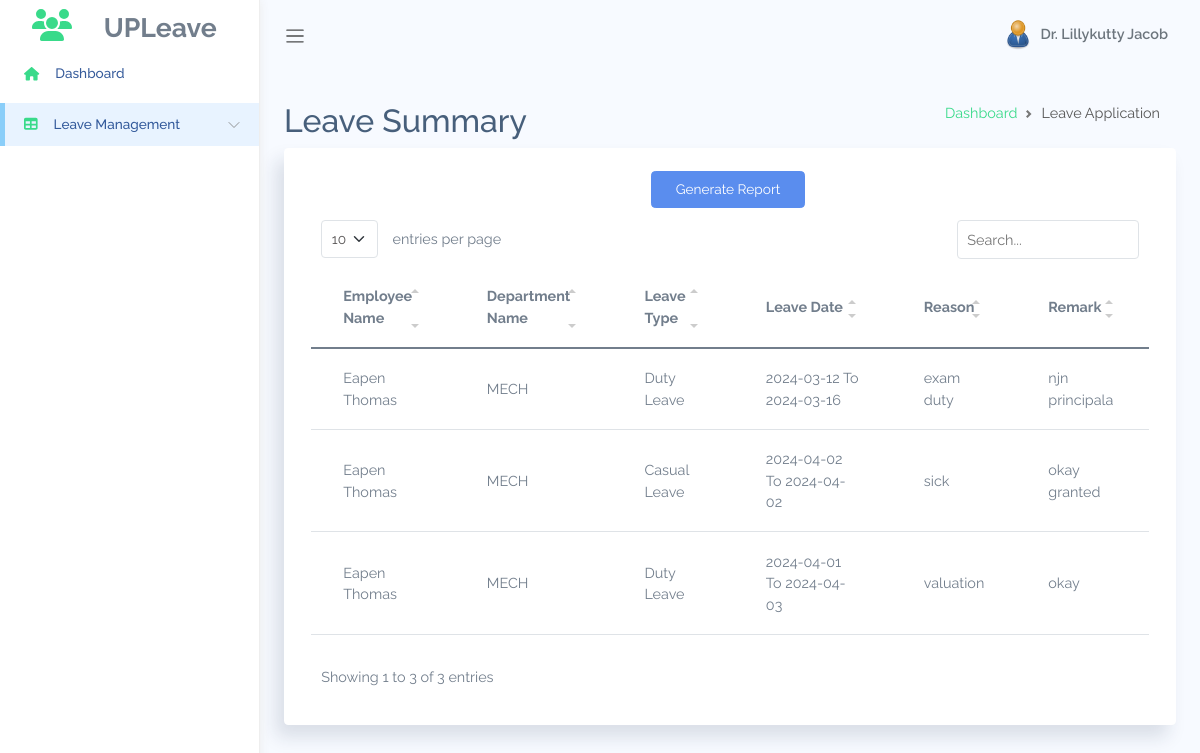
/pall_leave.php (signed in), run on the app's committed database.
### tables this page shows
CREATE TABLE `tbl_approval` (
  `a_id` int(11) NOT NULL,
  `emp_id` int(11) DEFAULT NULL,
  `l_id` int(11) DEFAULT NULL,
  `st_date` date DEFAULT NULL,
  `to_date` date DEFAULT NULL,
  `reason` varchar(100) NOT NULL,
  `status` int(3) DEFAULT NULL,
  `daydiff` float NOT NULL,
  `appliedtime` varchar(30) NOT NULL,
  `remark` varchar(150) NOT NULL,
  `document` longblob NOT NULL
);

CREATE TABLE `tbl_employee` (
  `emp_id` int(11) DEFAULT NULL,
  `empname` varchar(40) DEFAULT NULL,
  `email` varchar(40) DEFAULT NULL,
  `phone` varchar(15) DEFAULT NULL,
  `doj` date DEFAULT NULL,
  `status` tinyint(1) DEFAULT NULL,
  `dept_id` int(11) DEFAULT NULL,
  `post_id` int(11) DEFAULT NULL
);

CREATE TABLE `tbl_department` (
  `dept_id` int(11) NOT NULL,
  `deptname` varchar(30) DEFAULT NULL
);

CREATE TABLE `tbl_leavetype` (
  `l_id` int(11) NOT NULL,
  `leavetype` varchar(30) DEFAULT NULL,
  `description` varchar(100) DEFAULT NULL,
  `totalleave` int(11) DEFAULT NULL
);

### pall_leave.php (the view, shortened to what this page needs)
<?php
include 'conn.php';
 $x=$_SESSION['name'];
?>
<!DOCTYPE html>
<html lang="en">
<head>
    <link rel="stylesheet" href="assets/css/bootstrap.css">
    <link rel="stylesheet" href="assets/vendors/simple-datatables/style.css">
    <link rel="stylesheet" href="assets/vendors/perfect-scrollbar/perfect-scrollbar.css">
    <link rel="stylesheet" href="assets/css/app.css">
</head>
<body>
    <div id="app">
        <div id="sidebar" class='active'>
            <div class="sidebar-wrapper active">
                <div class="sidebar-header" style="height: 50px;margin-top: -30px">
                    <i class="fa fa-users text-success me-4"></i>
                    <span id="span01" style="font-size: smaller;">UPLeave</span>
                </div>
                <div class="sidebar-menu">
                    <ul class="menu">
                        <li class="sidebar-item ">
                            <a href="principal.php" class='sidebar-link'>
                                <i class="fa fa-home text-success"></i>
                                <span>Dashboard</span>
                            </a>
                        </li>
                        <li class="sidebar-item active has-sub">
                            <a href="#" class='sidebar-link'>
                                <i class="fa fa-table text-success"></i>
                                <span>Leave Management</span>
                            </a>
                        </li>
                    </ul>
                </div>
            </div>
        </div>
        <div id="main">
            <nav class="navbar navbar-header navbar-expand navbar-light">
                <a class="sidebar-toggler" href="#"><span class="navbar-toggler-icon"></span></a>
                <div class="collapse navbar-collapse" id="navbarSupportedContent">
                    <ul class="navbar-nav d-flex align-items-center navbar-light ms-auto">
                        <li class="dropdown nav-icon">
                            <a href="#" data-bs-toggle="dropdown"
                                class="nav-link  dropdown-toggle nav-link-lg nav-link-user">
                            </a>
                        </li>
                        <li class="dropdown">
                            <a href="#" data-bs-toggle="dropdown"
                                class="nav-link dropdown-toggle nav-link-lg nav-link-user">
                                <div class="avatar me-1">
                                    <img src="assets/images/admin.png" alt="" srcset="">
                                </div>
                                <div class="d-none d-md-block d-lg-inline-block"><?php echo $x; ?></div>
                            </a>
                        </li>
                    </ul>
                </div>
            </nav>
            <div class="main-content container-fluid">
                <div class="page-title">
                    <div class="row">
                        <div class="col-12 col-md-6 order-md-1 order-last">
                            <h3>Leave Summary</h3>
                        </div>
                        <div class="col-12 col-md-6 order-md-2 order-first">
                            <nav aria-label="breadcrumb" class='breadcrumb-header'>
                                <ol class="breadcrumb">
                                    <li class="breadcrumb-item"><a href="principal.php" class="text-success">Dashboard</a>
                                    </li>
                                    <li class="breadcrumb-item active" aria-current="page">Leave Application</li>
                                </ol>
                            </nav>
                        </div>
                    </div>
                </div>
                <section class="section">
                    <div class="card">
                        <div class="card-body">
                            <table class='table' id="table1">
                                <thead>
                                    <tr>
                                        <th>Employee Name</th>
                                        <th>Department Name</th>
                                        <th>Leave Type</th>
                                        <th>Leave Date</th>
                                        <th>Reason</th>
                                        <th>Remark</th>
                                    </tr>
                                </thead>
                                <tbody>
                                    <?php
                            $sql = "SELECT l.leavetype,a.*,e.empname,d.deptname from tbl_approval a,tbl_employee e,tbl_leavetype l,tbl_department d where e.emp_id = a.emp_id and l.l_id = a.l_id and e.dept_id = d.dept_id;";
                            $result = $conn->query($sql);
                            while ($row = $result->fetch_assoc()) {
                            ?>
                                    <tr>
                                        <td><?php echo $row['empname']; ?></td>
                                        <td><?php echo $row['deptname']; ?></td>
                                        <td><?php echo $row['leavetype']; ?></td>
                                        <td><?php echo $row['st_date'].' To '.$row['to_date']; ?></td>
                                        <td><?php echo $row['reason']; ?></td>
                                        <td><?php echo $row['remark']; ?></td>
                                    </tr>
                                   <?php
                            } ?>
                                </tbody>
                                <center>
                            <form action="#" method="post">
                                <input type="submit" value="Generate Report" name="report" class="btn btn-primary me-1 mb-1">
                            </form></center>
                            </table>
                        </div>
                    </div>
                </section>
            </div>
        </div>
    </div>
</body>
</html>

### assets/css/app.css (style rules this page uses)
* { font-family: Raleway }
#app { position: relative }
#main { margin-left: 260px; background-color: #f7faff; min-height: 100vh; transition: margin-left .6s ease-out }
#main .main-content { padding: 2rem 1.5rem }
#main .main-content .page-title h3 { font-size: 2rem }
.breadcrumb-header .breadcrumb { justify-content: flex-end }
a { text-decoration: none }
a, button { outline: 0 }
.avatar { display: inline-flex; border-radius: 50%; text-align: center; vertical-align: middle; position: relative }
.avatar img { width: 32px; height: 32px; border-radius: 50% }
.btn.btn-danger, .btn.btn-dark, .btn.btn-info, .btn.btn-light, .btn.btn-link, .btn.btn-primary, .btn.btn-secondary, .btn.btn-success, .btn.btn-warning { color: #fff }
.dropdown-toggle:after { color: #fff }
#sidebar.active .sidebar-wrapper { left: 0 }
.sidebar-wrapper { width: 260px; height: 100vh; position: fixed; top: 0; z-index: 10; background-color: #fff; bottom: 0; border-right: 1px solid #eee; box-shadow: 0 0 10px #ececec; left: -260px; transition: left .6s ease-out }
.sidebar-wrapper .sidebar-header { padding: 2rem 2rem 1rem; font-size: 2rem; font-weight: 700 }
.sidebar-wrapper .menu { padding-left: 0; margin-top: 2rem }
.sidebar-wrapper .menu .sidebar-link { display: block; padding: .7rem 1.5rem; font-size: .85rem; display: flex; align-items: center; transition: all .5s }
.sidebar-wrapper .menu .sidebar-link>span { color: #053382; font-weight: 500; margin-left: 1rem; opacity: .8 }
.sidebar-wrapper .menu .sidebar-item { list-style: none; margin-top: .5rem; position: relative }
.sidebar-wrapper .menu .sidebar-item.has-sub .sidebar-link:after { position: absolute; color: #ccc; right: 15px; top: 12px; display: block }
.sidebar-wrapper .menu .sidebar-item.active .sidebar-link { background-color: #e8f3ff }
.sidebar-wrapper .menu .sidebar-item.active .sidebar-link:before { content: ""; position: absolute; left: 0; height: 100%; top: 0; bottom: 0; background-color: rgba(46, 170, 244, .5); width: 5px }
.card { box-shadow: -8px 12px 18px 0 rgba(25, 42, 70, .13); margin-bottom: 2.2rem }
.card .card-body { padding: 1.4rem 1.7rem }
.navbar { height: 70px; padding: 1.5rem }
.navbar .nav-link-user img { width: 30px }
.navbar.navbar-header li { display: flex; align-items: center }
.navbar.navbar-header li.nav-icon { margin-right: .4rem }
.navbar.navbar-header li.nav-icon .nav-link { display: block; padding: .4rem; border-radius: 50% }
.navbar.navbar-header .dropdown>a { color: #6c757d; font-weight: 600 }
.navbar.navbar-header .dropdown>a:after { display: none }
.dataTable-table td, .dataTable-table thead th, .table td, .table thead th { vertical-align: middle }
.dataTable-table thead th, .table thead th { border-bottom: 2px solid #475f7b }

### data on the page
tbl_approval: tbl_employee.empname "Eapen Thomas", tbl_department.deptname "MECH", l.leavetype "Duty Leave", st_date "2024-03-12", to_date "2024-03-16", reason "exam duty", remark "njn principala"
tbl_approval: tbl_employee.empname "Eapen Thomas", tbl_department.deptname "MECH", l.leavetype "Casual Leave", st_date "2024-04-02", to_date "2024-04-02", reason "sick", remark "okay granted"
tbl_approval: tbl_employee.empname "Eapen Thomas", tbl_department.deptname "MECH", l.leavetype "Duty Leave", st_date "2024-04-01", to_date "2024-04-03", reason "valuation", remark "okay"

### other printed values
$x "Dr. Lillykutty Jacob"
